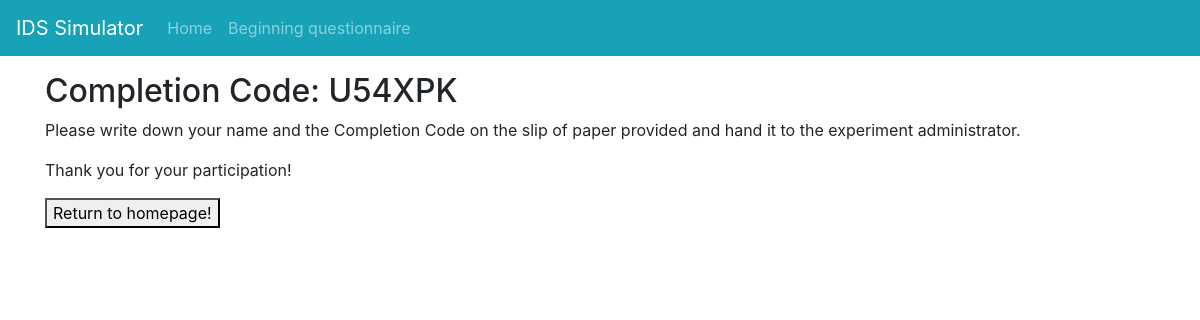
The app's page /completion (signed in), older data.
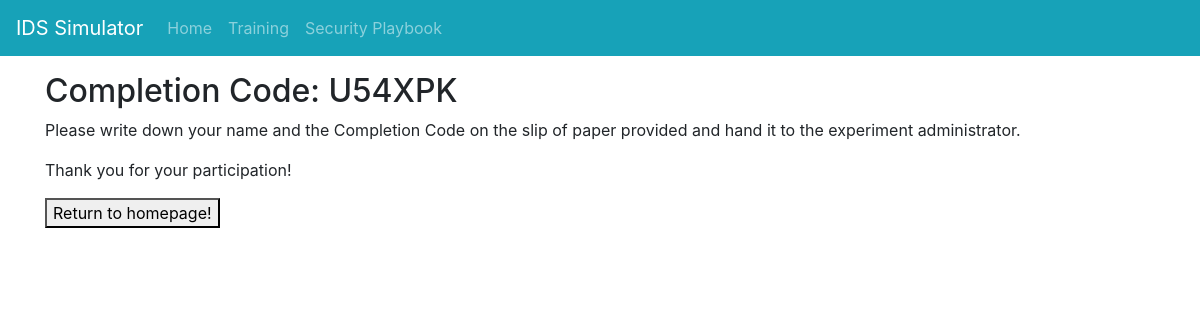
The same page, newer data.
### crywolf.py (the view)
@app.route("/completion")
def completion():
    code = current_user.completion_code
    return render_template('completion.html', code=code)

### crywolf.py (called while the page is built)
@login_manager.user_loader
def load_user(user_id):
    return models.User.query.get(user_id)

### templates/completion.html (shortened to what this page needs)
{% extends "base.html" %}
{% block content %}
    <article>
        <h2>Completion Code: {{ code }}</h2>
        <p>Please write down your name and the Completion Code on the slip of paper provided and hand it to the experiment administrator.</p>
    </article>
    <aside>
        <p>Thank you for your participation!</p>
        <button type="submit" onclick="location.href='{{ url_for('index') }}';">Return to homepage!</button>
    </aside>
{% endblock %}

Row changes from the older to the newer data that the page shows:
changed User "U54XPK": questionnaire_complete False → True (drawn)
Text that changed along with them:
text no longer shown: "Beginning questionnaire"
text now shown: "Training Security Playbook"
